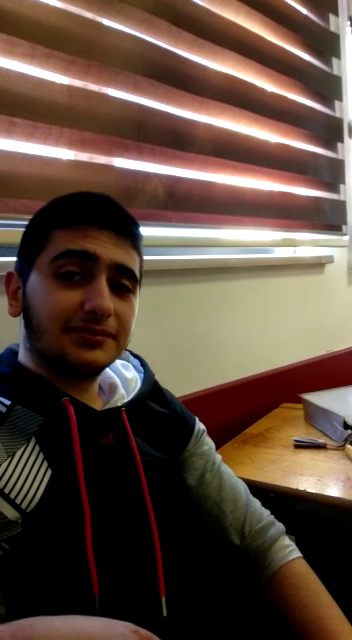
#> input picture frame 39 of Practice/FindFace/garip.mp4, 352 x 640 px, given in place of agalar.mp4, which was not available
$ python lesson2.py
#> lines starting #> are read from the running program, lines starting #| are printed output that depends on the picture; after the words box and inside, x2 and y2 are one past the last pixel; in counts of white or black regions, pixels touching at a corner belong together; pictures that were not available may be replaced by others from this repository, and a replacement may not be noted
import cv2
import  numpy as np

camera = cv2.VideoCapture("agalar.mp4")
#fourcc = cv2.VideoWriter_fourcc(* "XVID")
#kayit = cv2.VideoWriter("kayit.avi",fourcc,20,(640,480))

while True:
    ret,kare = camera.read()
#> kare is the input picture: shape (640, 352, 3); mean B, G, R 61.6, 74.2, 93.7
    yuz_casc = cv2.CascadeClassifier("haarcascade_frontalface_default.xml")
    goz_casc = cv2.CascadeClassifier("haarcascade_eye.xml")


#resim = cv2.imread("bilim.jpg")

    gri_ton = cv2.cvtColor(kare,cv2.COLOR_BGR2GRAY)
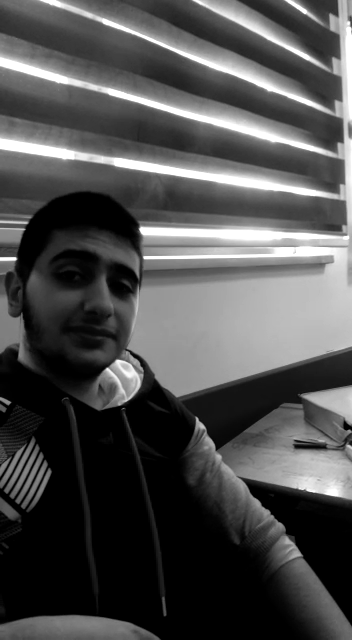
#> gri_ton: shape (640, 352); min 0, max 255, mean 78.5

    yuzler = yuz_casc.detectMultiScale(gri_ton,1.1,4)
#> yuzler = [[23, 223, 145, 145]]

#print(yuzler)

    for (x,y,w,h) in yuzler:
        cv2.rectangle(kare,(x,y),(x+w,y+h),(255,0,0),3)
        yuz_bolgesi = kare[y:y+h,x:x+w]
        griyuz = cv2.cvtColor(yuz_bolgesi,cv2.COLOR_BGR2GRAY)
        gozler = goz_casc.detectMultiScale(griyuz,1.1,4)
        for (a,b,c,d) in gozler:
            cv2.rectangle(yuz_bolgesi,(a,b),(a+c,b+d),(0,255,0),2)
#> this loop made 1 pass
#> (x, y, w, h, gozler) on pass 1: (23, 223, 145, 145, [[24, 25, 48, 48]])
#> pass 1, `yuz_bolgesi = kare[y:y+h,x:x+w]`:
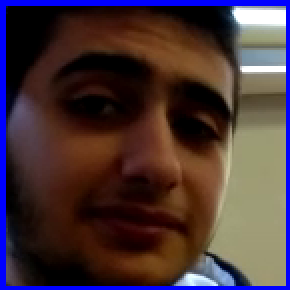
#> yuz_bolgesi: shape (145, 145, 3) (shown 2 times larger); mean B, G, R 56.1, 51.6, 71.1
#> pass 1, `griyuz = cv2.cvtColor(yuz_bolgesi,cv2.COLOR_BGR2GRAY)`:
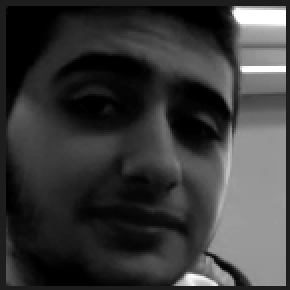
#> griyuz: shape (145, 145) (shown 2 times larger); min 0, max 255, mean 57.9
#> after the loop:
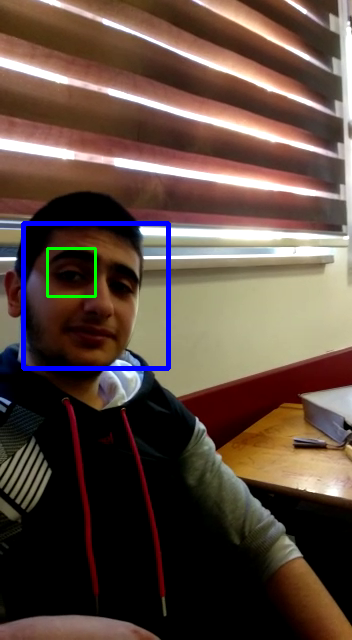
#> kare: shape (640, 352, 3); 1.54% of pixels changed, all inside (x1, y1, x2, y2) = (21, 221, 171, 371)
#> after the loop:
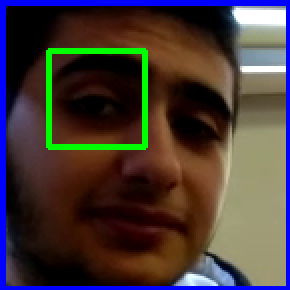
#> yuz_bolgesi: shape (145, 145, 3) (shown 2 times larger); 2.72% of pixels changed, all inside (x1, y1, x2, y2) = (23, 24, 74, 75)
#kayit.write(resim)
    cv2.imshow("resim",kare)

    if cv2.waitKey(25) & 0xFF == ord('q'):
#> (key q is pressed here)
        break

cv2.waitKey(0)
cv2.destroyAllWindows()

$ run again, starting later in the video
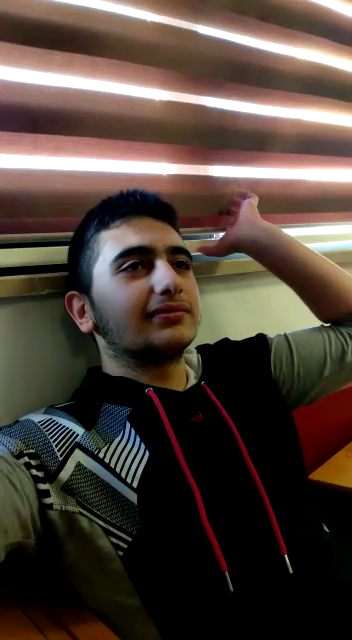
#> input picture frame 315 of Practice/FindFace/garip.mp4, 352 x 640 px, given in place of agalar.mp4, which was not available
#> kare is the input picture: shape (640, 352, 3); mean B, G, R 56.8, 65.5, 78.7
#> yuzler = [[86, 208, 144, 144]]
#> the loop `for (x,y,w,h) in yuzler:` made 1 pass
#> (x, y, w, h, gozler) on pass 1: (86, 208, 144, 144, [[57, 26, 51, 51], [23, 30, 51, 51]])
#> pass 1, `griyuz = cv2.cvtColor(yuz_bolgesi,cv2.COLOR_BGR2GRAY)`:
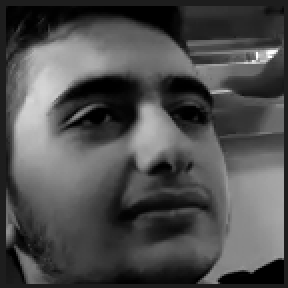
#> griyuz: shape (144, 144) (shown 2 times larger); min 0, max 255, mean 77.7
#> after the loop `for (x,y,w,h) in yuzler:`:
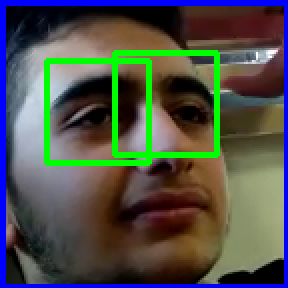
#> yuz_bolgesi: shape (144, 144, 3) (shown 2 times larger); mean B, G, R 74.6, 81.4, 77.9
